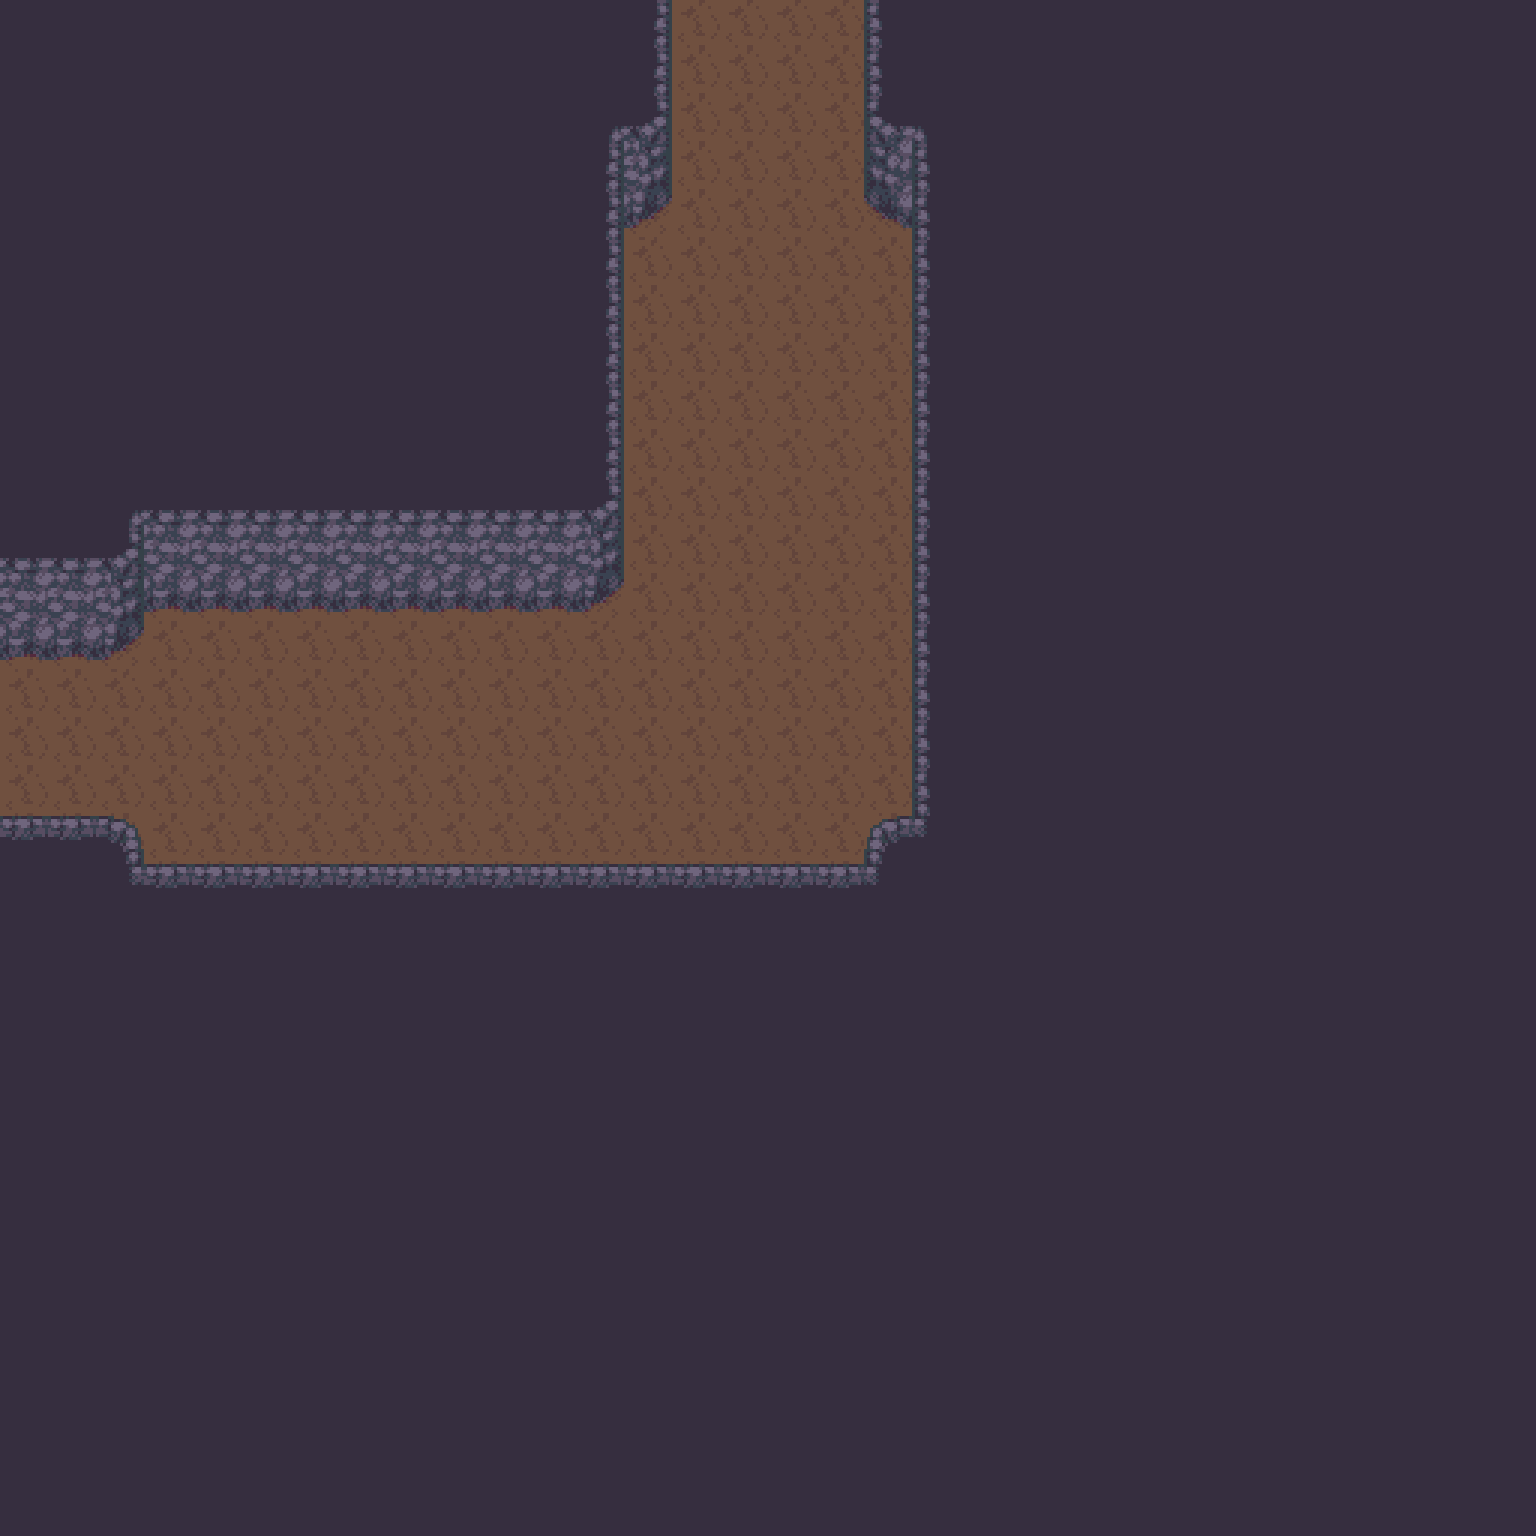

This game map was drawn from its Tiled (.tmx) file and the tilesets committed beside it. A one-line description and the trimmed map source follow:
An orthogonal 32x32 tile map with 48x48 px tiles, 2 tile layers (Floor, Furnishing).

<map version="1.2" tiledversion="1.3.4" orientation="orthogonal" renderorder="right-down" width="32" height="32" tilewidth="48" tileheight="48" infinite="0" nextlayerid="3" nextobjectid="1">
 <tileset firstgid="1" source="Cave.tsx" />
 <layer id="2" name="Floor" width="32" height="32">
  <data>[1024 cells, 1024 non-empty, 1 distinct tile ids]</data>
 </layer>
 <layer id="1" name="Furnishing" width="32" height="32">
  <data>[1024 cells, 868 non-empty, 19 distinct tile ids]</data>
 </layer>
</map>
